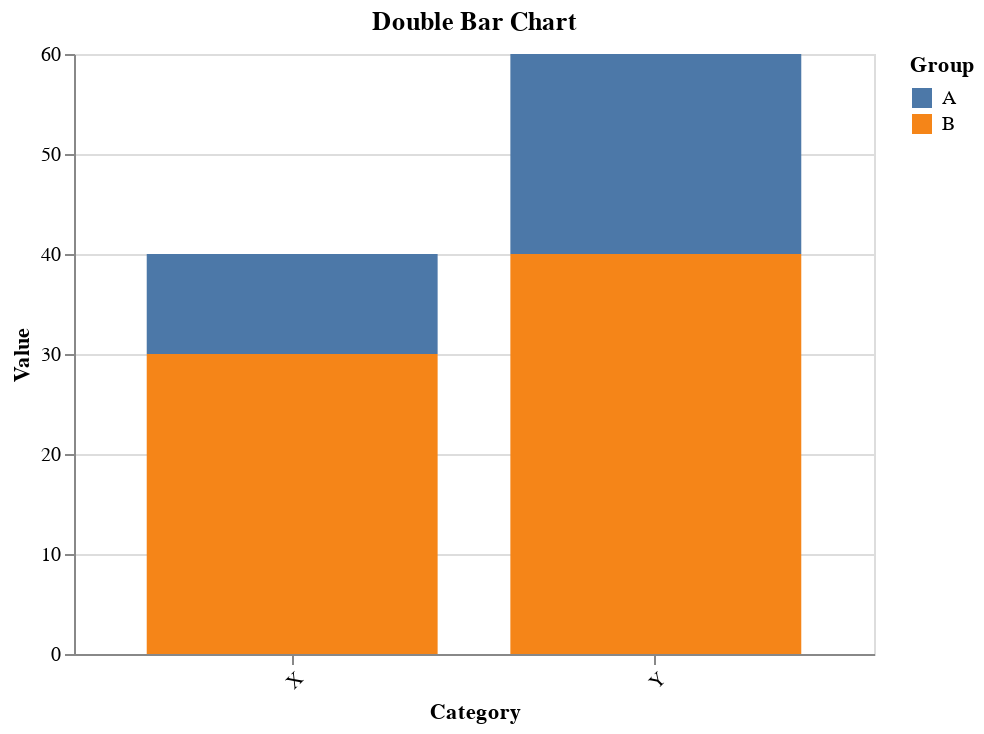

Here is the notebook cell this chart was saved with:
### Code cell
import altair as alt
import pandas as pd

# Create example data
data = pd.DataFrame({
    'group': ['A', 'A', 'B', 'B'],
    'category': ['X', 'Y', 'X', 'Y'],
    'value': [10, 20, 30, 40]
})

# Create chart
chart = alt.Chart(data).mark_bar().encode(
    x=alt.X('category:N', title='Category', axis=alt.Axis(labelAngle=-45), 
            scale=alt.Scale(paddingInner=0.2, paddingOuter=0.2)),
    y=alt.Y('value:Q', title='Value'),
    color=alt.Color('group:N', title='Group')
).properties(
    width=400,
    height=300,
    title='Double Bar Chart'
)

# Display chart
chart

### Figure 1 — Vega-Lite specification as saved in the notebook (floating-point values rounded to 4 significant figures)
{"config": {"view": {"continuousWidth": 400, "continuousHeight": 300}}, "data": {"name": "data-4a38c6eeaa23c8412d1356108a5620bc"}, "mark": "bar", "encoding": {"color": {"field": "group", "title": "Group", "type": "nominal"}, "x": {"axis": {"labelAngle": -45}, "field": "category", "scale": {"paddingInner": 0.2, "paddingOuter": 0.2}, "title": "Category", "type": "nominal"}, "y": {"field": "value", "title": "Value", "type": "quantitative"}}, "height": 300, "title": "Double Bar Chart", "width": 400, "$schema": "https://vega.github.io/schema/vega-lite/v4.17.0.json", "datasets": {"data-4a38c6eeaa23c8412d1356108a5620bc": [{"group": "A", "category": "X", "value": 10}, {"group": "A", "category": "Y", "value": 20}, {"group": "B", "category": "X", "value": 30}, {"group": "B", "category": "Y", "value": 40}]}}
